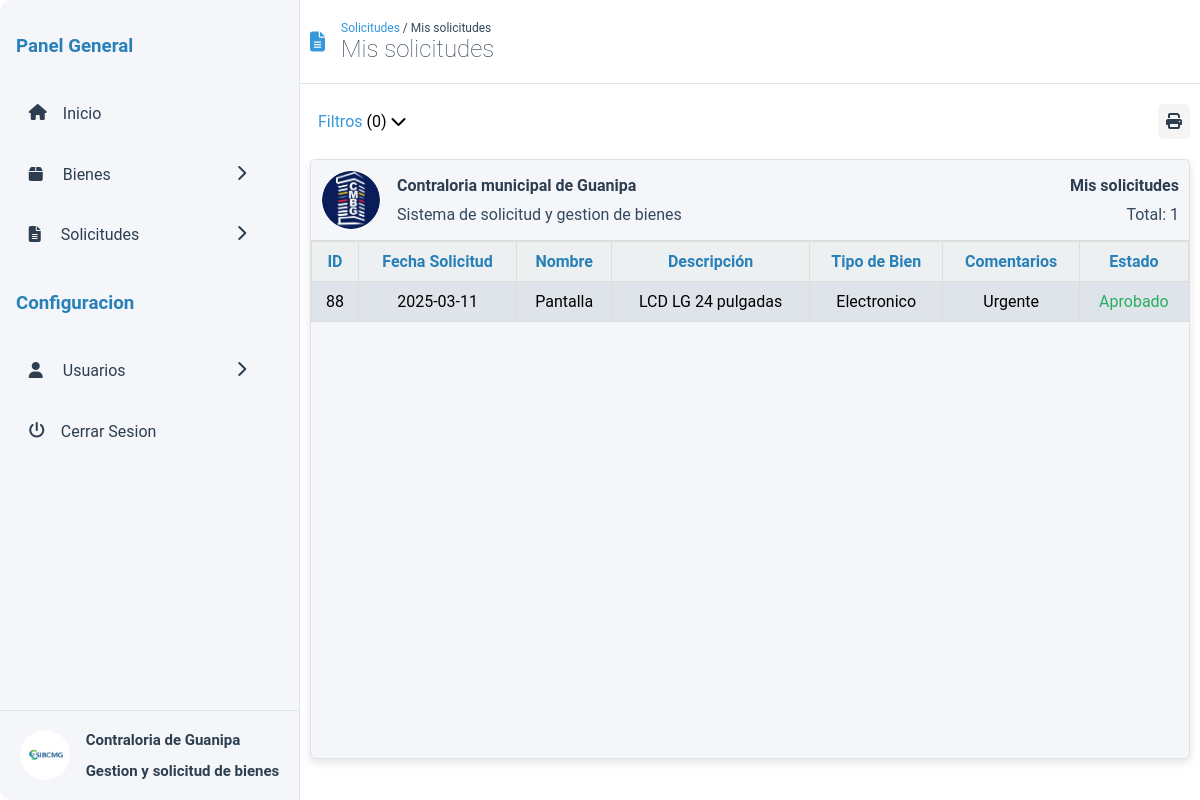
The app's page /mis-solicitudes.php (signed in) with its own data.
### tables this page shows
CREATE TABLE `solicitudes` (
  `n_solicitud` int(11) NOT NULL,
  `bien` varchar(100) NOT NULL,
  `descripcion` varchar(100) NOT NULL,
  `comentario` varchar(100) NOT NULL,
  `comentario_admin` varchar(100) NOT NULL,
  `tipo_bien` varchar(100) NOT NULL,
  `fecha_solicitud` date NOT NULL DEFAULT current_timestamp(),
  `id_usuario` int(11) NOT NULL,
  `aprobado` int(3) NOT NULL
);

### src/mis-solicitudes.php (the view, shortened to what this page needs)
<!DOCTYPE html>
<html lang="en">
<head>
  <link rel="stylesheet" href="css/lista-bienes.css">
  <link href="assets/fontawesome-free-6.7.2-web/css/all.css" rel="stylesheet" />
</head>
<body>
  <div class="container">
    <?php include 'assets/include/menu.php'?>
    <header class="main__header">
      <i class="fas fa-file-alt"></i>
        <div class="main__header-title">
          <span class="main__header-currentDir"><a href="#menu-request" class="main__header-currentDir--pre">Solicitudes</a> / Mis solicitudes</span>
          <h2>Mis solicitudes</h2>
        </div>
    </header>
    <main class="main">
      <?php include 'assets/include/filters.php'?>
        <section class="myEstates">
        <div class="myEstates__header">
            <div class="myEstates__header-title">
              <img src="assets/logo-contraloria.jpg" class="myEstates__header-logo" alt="">
              <div class="myEstates__header-data">
                <b>Contraloria municipal de Guanipa</b>
                <span>Sistema de solicitud y gestion de bienes</span>
              </div>
            </div>
            <div class="myEstates__header-info">
              <h4>Mis solicitudes</h4>
              <span class="myEstates__header-total">Total: <?php
              $query = $conn->query("SELECT COUNT(*) as total FROM solicitudes WHERE id_usuario =".$_SESSION['user_id']);
              $row = $query->fetch(PDO::FETCH_ASSOC);
              echo $row['total'];
              ?></span>
            </div>
          </div>
          <table id="goodsTable">
            <thead>
              <tr>
                <th>ID</th>
                <th>Fecha Solicitud</th>
                <th>Nombre</th>
                <th>Descripción</th>
                <th>Tipo de Bien</th>
                <th>Comentarios</th>
                <th>Estado</th>
              </tr>
            </thead>
            <tbody>
              <?php
              foreach ($conn->query('SELECT * from solicitudes WHERE id_usuario ='.$_SESSION['user_id']) as $row):
              ?>
              <tr class="table-dates estate__item">
                <td class="estates-id"><?php echo htmlspecialchars($row['n_solicitud']); ?></td>
                <td class="estates-request"><?php echo htmlspecialchars($row['fecha_solicitud']); ?></td>
                <td class="estates-name"><?php echo htmlspecialchars($row['bien']); ?></td>
                <td class="estates-description"><?php echo htmlspecialchars($row['descripcion']); ?></td>
                <td class="estates-type"><?php echo htmlspecialchars($row['tipo_bien']); ?></td>
                <td><?php echo htmlspecialchars($row['comentario']); ?></td>
                <td>
                <?php
                  if ($row["aprobado"] == 1) {
                    echo '<span style="color:#27ae60;">Aprobado</span>';
                  } elseif ($row["aprobado"] == 0) {
                    echo '<span style="color:#34495e;">Pendiente</span>';
                  } else {
                    echo '<span href="solicitudes-rechazadas.php#menu-request" title="Motivo de rechazo: '.$row['comentario_admin'].'" style="color:#c0392b; text-wrap: nowrap;">Rechazado</span>';
                  }
                ?>
                </td>
              </tr>
              <?php
              endforeach;?>
            </tbody>
          </table>
        </section>
      </main>
  </div>
</body>
</html>

### src/css/lista-bienes.css (style rules this page uses)
:root { --primary-color: #2d3436; --secondary-color: #b2bec3; --tertiary-color: #F9F7F7; --menu-color: #f5f6fa; --menu-color-secondary: #2d3436; }
* { box-sizing: border-box; text-decoration: none; }
body { margin: 0; padding: 0; display: flex; justify-content: center; background: white; align-items: center; height: 100vh; font-family: 'Roboto', sans-serif; font-size: 16px; }
.container { width: 100%; height: 100%; background-color: white; display: grid; grid-template-areas: "menu header" "menu main" ; grid-template-columns: 300px 1fr; }
.main { grid-area: main; margin: 0 10px; }
.main__header { display: flex; align-items: center; gap: 1em; border-bottom: #dfe6e9 1px solid; grid-area: header; padding: 0 10px; }
.main__header-title { display: flex; flex-direction: column; }
.main__header-currentDir { font-size: 12px; color: #34495e; }
.main__header-currentDir--pre { color: #3498db; cursor: pointer; user-select: none; }
.main__header i { color: #3498db; font-size: 20px; border: 1px solid ccc; }
.main__header h2 { color: #2c3e50; font-weight: lighter; padding: 0; margin: 0; }
.myEstates { height: 600px; border-radius: 5px; background: #f5f6fa; width: 100%; position: relative; box-shadow: 0 4px 8px rgba(0, 0, 0, 0.1); border: 1px solid #dee2e6; overflow-y: scroll; user-select: none; }
.myEstates__header { padding: 10px; border-radius: 5px 5px 0 0; width: 100%; align-items: center; display: flex; background: #f5f6fa; justify-content: space-between; border-bottom: #ddd 1px solid; z-index: 100; }
.myEstates__header-title { display: flex; width: 50%; gap: 1em; align-items: center; }
.myEstates__header-data { display: flex; flex-direction: column; gap: 10px; color: #34495e; }
.myEstates__header-title b { color: #2c3e50; }
.myEstates__header-logo { width: 60px; border-radius: 50%; border: 1px solid white; }
.myEstates__header-info { display: flex; flex-direction: column; gap: 10px; align-items: end; color: #34495e; }
.myEstates__header-info h4 { color: #2c3e50; margin: 0; padding: 0; }
table { border-collapse: collapse; cursor: pointer; width: 100%; }
th, td { padding: 10px; border: 1px solid #ddd; text-align: center; max-width: 200px; overflow: hidden; }
th { color: #2980b9; background: #ecf0f1; position: sticky; top: 0; }
tr { background: #dfe4ea; }

### src/assets/include/menu.php (style rules this page uses)
:root { --menu-color: #f5f6fa; --menu-color-secondary: #2c3e50; }

### records on screen
solicitudes: n_solicitud "88", fecha_solicitud "2025-03-11", bien "Pantalla", descripcion "LCD LG 24 pulgadas", tipo_bien "Electronico", comentario "Urgente", aprobado "Aprobado"

### other values on screen
$row['total'] "1"
